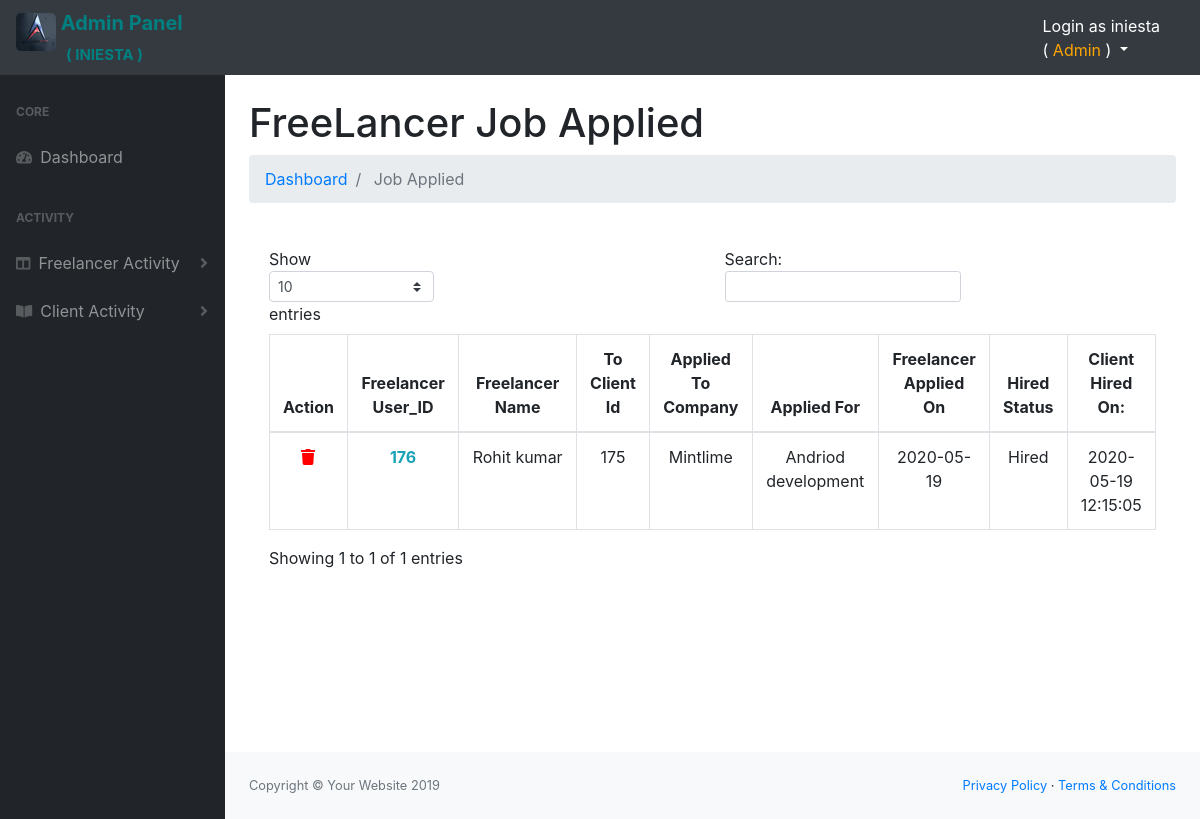
The page /Admin/FreelancerJobsApplied.php (signed in) on the database its author committed.
### tables this page shows
CREATE TABLE `client_job_posting` (
  `client_id` int(5) NOT NULL,
  `client_name` varchar(255) NOT NULL,
  `date` datetime NOT NULL,
  `job_title` varchar(300) NOT NULL,
  `company_name` varchar(300) NOT NULL,
  `job_category` varchar(300) NOT NULL,
  `job_description` text NOT NULL,
  `job_details` varchar(255) NOT NULL,
  `job_expertise_skills` text NOT NULL,
  `job_vacanies` varchar(200) NOT NULL,
  `client_pay_like` varchar(255) NOT NULL,
  `client_req_experience` varchar(255) NOT NULL,
  `client_project_time` varchar(200) NOT NULL,
  `c_token` varchar(255) NOT NULL
);

CREATE TABLE `regestration` (
  `user_id` int(11) NOT NULL,
  `firstname` varchar(255) NOT NULL,
  `lastname` varchar(255) NOT NULL,
  `user_email` varchar(255) NOT NULL,
  `user_role` varchar(255) NOT NULL,
  `user_password` varchar(255) NOT NULL,
  `token` varchar(255) NOT NULL DEFAULT '',
  `Admin_Status` varchar(255) NOT NULL,
  `Approved_date` date NOT NULL
);

CREATE TABLE `users_applied_jobs` (
  `user_profile_id` int(3) NOT NULL,
  `user_name` varchar(255) NOT NULL,
  `client_token` varchar(300) NOT NULL,
  `user_token_id` varchar(300) NOT NULL,
  `applied_for` varchar(255) NOT NULL,
  `status` varchar(255) NOT NULL,
  `apply_date` date NOT NULL,
  `hire_status` varchar(300) NOT NULL,
  `hired_date` datetime NOT NULL
);

### Admin/FreelancerJobsApplied.php (the view, shortened to what this page needs)
<?php
include "../DB.php";
?>
<!DOCTYPE html>
<html lang="en">
<head>
	<link href="css/styles.css" rel="stylesheet" />
</head>
<body>
	<nav class="sb-topnav navbar navbar-expand navbar-dark bg-dark" style="height: 75px;">
		<a class="navbar-brand" style="color: teal; font-weight: bold;" href="admin_index.php"><img src="../images/iniesta-logo.jpg" alt="iniesta-logo" style="border-radius: 5px; margin-bottom: -15px;"> Admin Panel <br>
			<span style="font-size: 15px; margin-left: 50px;">( INIESTA )</span></a>
		<ul class="navbar-nav d-none d-md-inline-block form-inline ml-auto mr-0 mr-md-3 my-2 my-md-0">
			<li class="nav-item dropdown">
				<a class="nav-link dropdown-toggle" id="userDropdown" href="" role="button" data-toggle="dropdown" aria-haspopup="true" aria-expanded="false" style="color: white;">
					Login as <?php echo $_SESSION['firstname'], "<br>"."( <span style='color: orange;'>". $_SESSION['userrole']."</span> )"; ?>
				</a>
			</li>
		</ul>
	</nav>
	<div id="layoutSidenav">
		<div id="layoutSidenav_nav">
			<nav class="sb-sidenav accordion sb-sidenav-dark" id="sidenavAccordion">
				<div class="sb-sidenav-menu">
					<div class="nav">
						<div class="sb-sidenav-menu-heading">Core</div>
						<a class="nav-link" href="admin_index.php">
							<div class="sb-nav-link-icon"><i class="fas fa-tachometer-alt"></i></div>
							Dashboard
						</a>
						<div class="sb-sidenav-menu-heading"> Activity </div>
						<a class="nav-link collapsed" href="#" data-toggle="collapse" data-target="#collapseLayouts" aria-expanded="false" aria-controls="collapseLayouts">
							<div class="sb-nav-link-icon"><i class="fas fa-columns"></i></div>
							Freelancer Activity
							<div class="sb-sidenav-collapse-arrow"><i class="fas fa-angle-down"></i></div>
						</a>
						<a class="nav-link collapsed" href="#" data-toggle="collapse" data-target="#collapsePages" aria-expanded="false" aria-controls="collapsePages">
							<div class="sb-nav-link-icon"><i class="fas fa-book-open"></i></div>
							Client Activity
							<div class="sb-sidenav-collapse-arrow"><i class="fas fa-angle-down"></i></div>
						</a>
					</div>
				</div>
			</nav>
		</div>
		<div id="layoutSidenav_content">
			<main>
				<div class="container-fluid">
					<h1 class="mt-4"> FreeLancer Job Applied </h1>
					<ol class="breadcrumb mb-4">
						<li class="breadcrumb-item"><a href="admin_index.php">Dashboard</a></li>
						<li class="breadcrumb-item active"> Job Applied </li>
					</ol>
					<div class="card-body">
						<div class="table-responsive">
							<table class="table table-bordered" id="dataTable" width="100%" cellspacing="0">
								<thead>
									<tr class="text-center">
										<th>Action</th>
										<th>Freelancer User_ID </th>
										<th>Freelancer Name</th>
										<th>To Client Id</th>
										<th>Applied To Company </th>
										<th>Applied For</th>
										<th>Freelancer Applied On </th>
										<th>Hired Status</th>
										<th>Client Hired On:</th>
									</tr>
								</thead>
								<tbody>
									<?php
										$query_r = "SELECT * FROM regestration WHERE user_role = 'Freelancer' ";
										$result_r = mysqli_query($connection,$query_r);
										while($row = mysqli_fetch_array($result_r))
										{
											$user_id = $row['user_id'];
											$firstname = $row['firstname'];
											$lastname = $row['lastname'];
											$query_applied = "SELECT * FROM users_applied_jobs WHERE user_profile_id = {$user_id} ";
											$result_applied = mysqli_query($connection,$query_applied);
											while($row = mysqli_fetch_array($result_applied))
											{
												$client_token = $row['client_token'];
												$applied_for = $row['applied_for'];
												$apply_date = $row['apply_date'];
												$hire_status = $row['hire_status'];
												$hired_date = $row['hired_date'];
												$query_which_client = "SELECT * FROM client_job_posting WHERE c_token = '{$client_token}' ";
												$result_which_client = mysqli_query($connection,$query_which_client);
												while($row = mysqli_fetch_array($result_which_client))
												{
													$client_id = $row['client_id'];
													$company_name = $row['company_name'];
										?>
									<tr class="text-center">
										<td><a href="" style="color: red;"><i class="fa fa-trash" aria-hidden="true"></i></a></td>
										<td class="text-info"><b><?php echo $user_id; ?></b></td>
										<td><?php echo $firstname. "&nbsp;". $lastname; ?></td>
										<td><?php echo $client_id; ?></td>
										<td><?php echo $company_name; ?></td>
										<td><?php echo $applied_for; ?></td>
										<td><?php echo $apply_date; ?></td>
										<td><?php echo $hire_status; ?></td>
										<td><?php echo $hired_date; ?></td>
									</tr>
									<?php }}} ?>
								</tbody>
							</table>
						</div>
					</div>
				</div>
			</main>
			<footer class="py-4 bg-light mt-auto">
				<div class="container-fluid">
					<div class="d-flex align-items-center justify-content-between small">
						<div class="text-muted">Copyright &copy; Your Website 2019</div>
						<div>
							<a href="#">Privacy Policy</a>
							&middot;
							<a href="#">Terms &amp; Conditions</a>
						</div>
					</div>
				</div>
			</footer>
		</div>
	</div>
</body>
</html>

### rows shown on the page
regestration: user_id "176", firstname "Rohit", lastname "kumar"
users_applied_jobs: applied_for "Andriod development", apply_date "2020-05-19", hire_status "Hired", hired_date "2020-05-19 12:15:05"
client_job_posting: client_id "175", company_name "Mintlime"

### other values the page prints
$_SESSION['firstname'] "iniesta"
$_SESSION['userrole'] "Admin"
